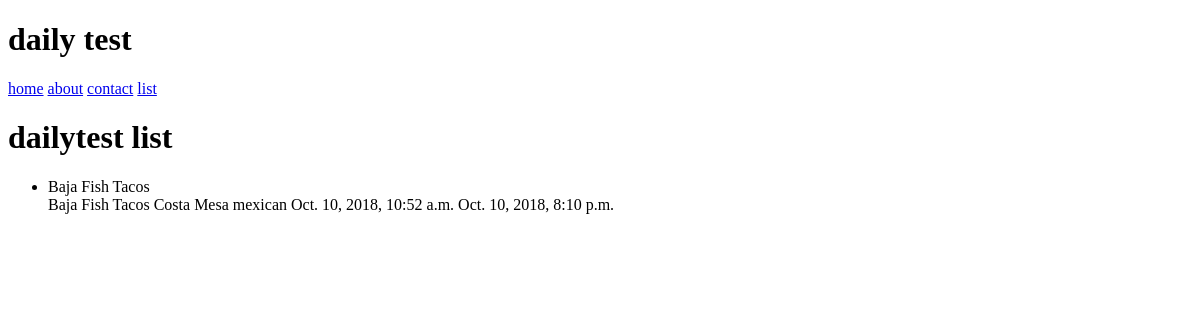
The page /list/ on the database as committed earlier.
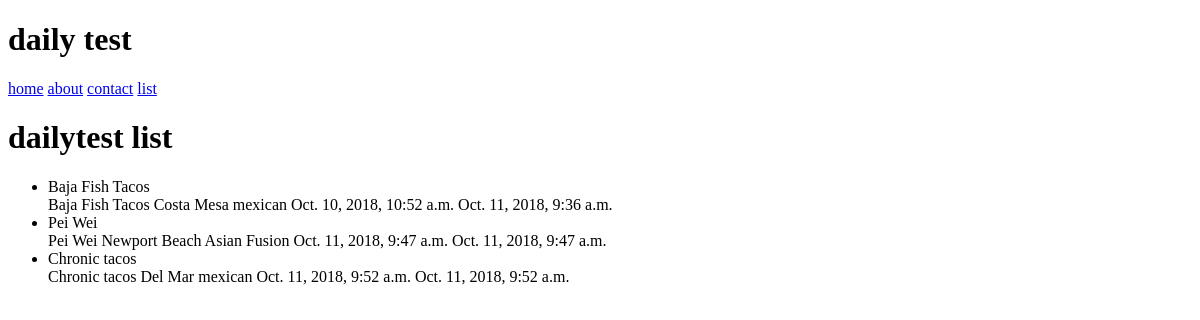
The same page on the database as committed later.
### dailytest/models.py (models this page shows)
class DailyRecord(models.Model):
	name		= models.CharField(max_length=120)
	location	= models.CharField(max_length=120, null=True, blank=True)
	category	= models.CharField(max_length=120, null=True, blank=True)
	timestamp	= models.DateTimeField(auto_now_add=True)
	updated		= models.DateTimeField(auto_now=True)
	def __str__(self):
		return self.name

### dailytest/views.py (the view)
# urls.py: url(r'^list/$', DailyRecordListView.as_view()),
class DailyRecordListView(ListView):
	def get_queryset(self):
		slug = self.kwargs.get('slug')
		if slug:
			queryset = DailyRecord.objects.filter(
					Q(category__iexact=slug) |
					Q(category__icontains=slug)
				)
		else:
			queryset = DailyRecord.objects.all()
		return queryset

### dailytest/templates/dailytest/dailyrecord_list.html
{% extends 'base.html' %}
{% block content %}
<h1>dailytest list</h1>
<ul>
	{% for obj in object_list %}
		<li>{{ obj }}<br/>
		{{ obj.name }} {{ obj.location }} {{obj.category}} {{obj.timestamp }} {{ obj.updated }}
		</li>
	{% endfor %}
</ul>
{% endblock %}

### templates/base.html
<!DOCTYPE html>
<html lang="en">
<head>
<body>
	{% include 'snippets/nav.html' %}
	{% block content %}{% endblock %}
</body>
</head>
</html>

### templates/snippets/nav.html
<div class='container'>
	<h1>daily test</h1>
	<a href='/'>home</a>
	<a href='/about/'>about</a>
	<a href='/contact/'>contact</a>
	<a href='/list/'>list</a>
</div>

Rows that differ between the two databases and show on the page:
changed DailyRecord "Baja Fish Tacos": updated "Oct. 10, 2018, 8:10 p.m." → "Oct. 11, 2018, 9:36 a.m."
added DailyRecord: name "Pei Wei", location "Newport Beach", category "Asian Fusion", timestamp "Oct. 11, 2018, 9:47 a.m.", updated "Oct. 11, 2018, 9:47 a.m."
added DailyRecord: name "Chronic tacos", location "Del Mar", category "mexican", timestamp "Oct. 11, 2018, 9:52 a.m.", updated "Oct. 11, 2018, 9:52 a.m."
